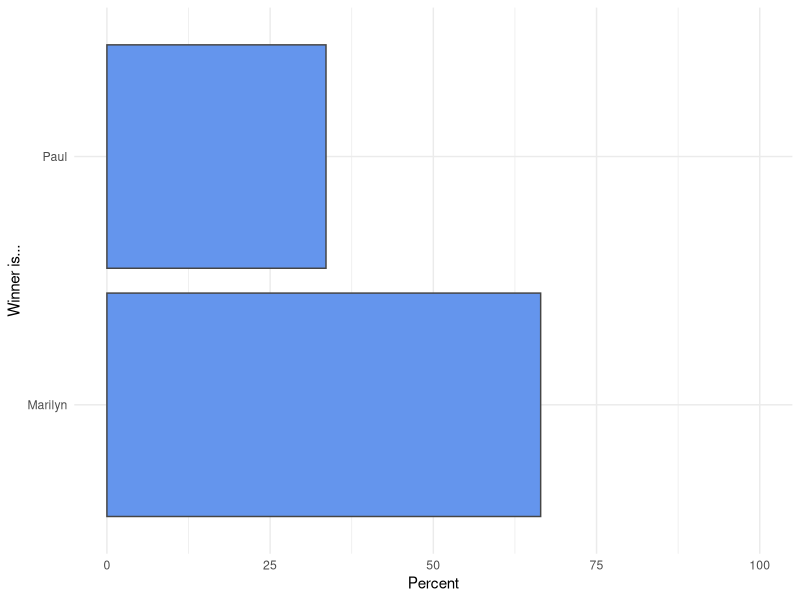

Write the R code that produced this figure.
## ---- chunk 1
knitr::opts_chunk$set(
  echo = TRUE,
  eval = TRUE,
  fig.align = 'center',
  message = FALSE,
  warning = FALSE
)

# load packages
  library(tidyverse)
  library(knitr)
## ---- chunk 2
# Simulation -----------  
## set the stage
  doors = c('A', 'B', 'C')

## keep score 10,000
  results = tibble(
    trial = 1:10000,
    winner = NA
  )
  
## simulate the game  
  for (i in 1:10000){
    car = sample(doors, 1)  # place car at random
    selection = sample(doors, 1)
    reveal = sample(doors[doors != car & doors != selection], 1)  
    switch = sample(doors[doors != reveal & doors != selection], 1)
    results[i, 'winner'] = if_else(car == switch, 'Marilyn', 'Paul')
  }
## ---- chunk 3
## tabulate wins, calculate win %
  outcome =
    results %>%
    count(winner) %>%
    mutate(win_per = n / sum(n) * 100)

  kable(outcome, caption = 'Simulation winners') 

## ---- chunk 4
## Graph
  ggplot(data = outcome, aes(x = winner, y = win_per)) +
    geom_col(fill = 'cornflowerblue', color = 'gray27') +
    labs(
      x = 'Winner is...',
      y = 'Percent'
    ) +
    scale_y_continuous(limits = c(0,100)) +
    coord_flip() +
    theme_minimal()

